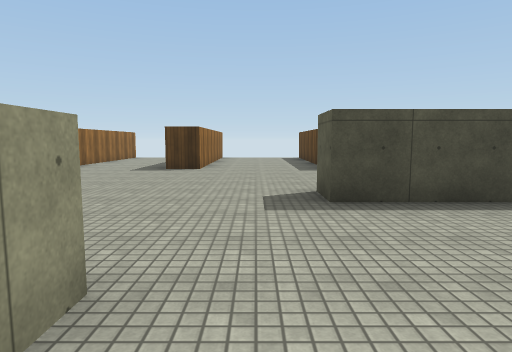
View 1 (above)

23 first-person views from a walk through a scene from a Unity 3-D project. The camera is 1.4 m above the floor, tilts 6° down and sees 75° across. The floor is counted in squares, 2 m on a side. Each view is taken from the middle of a square. On the plan, view 1 faces up. The plan holds only what a view shows up to about 10 squares ahead; the rest is blank. The place goes on beyond the plan. Surface patterns are stand-ins for the level's own textures.

View 2
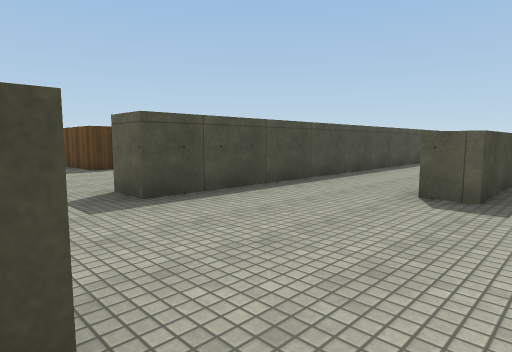

View 3
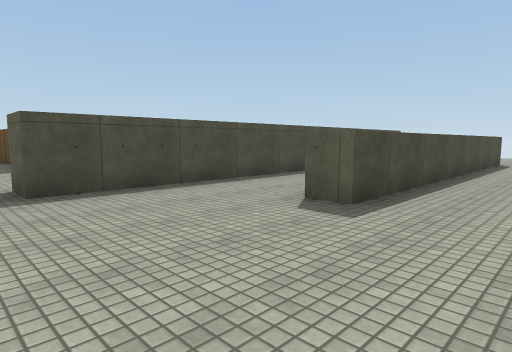

View 4
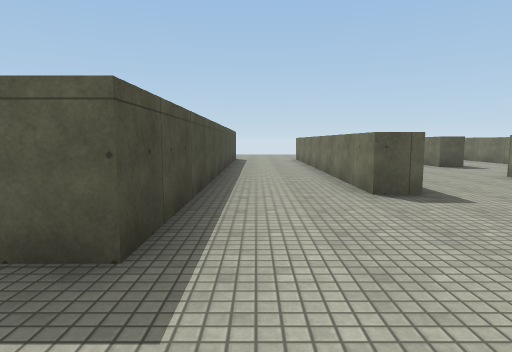

View 5
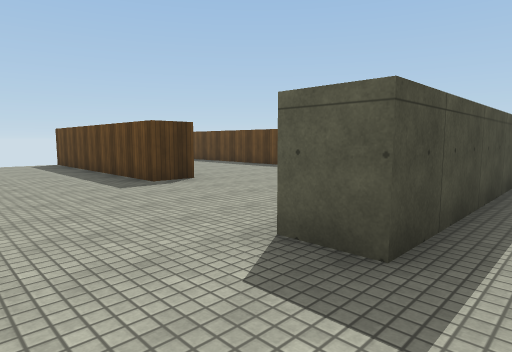

View 6
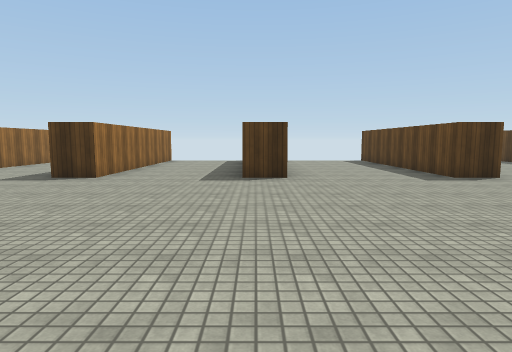

View 7
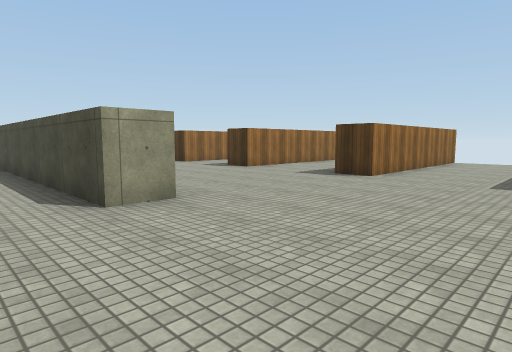

View 8
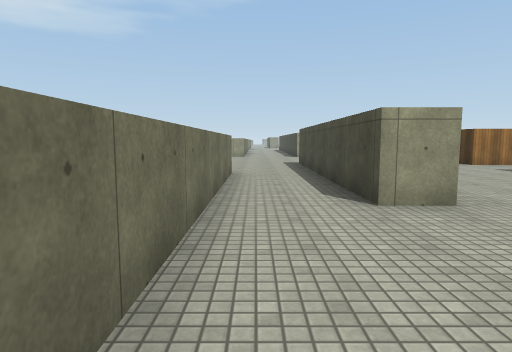

View 9
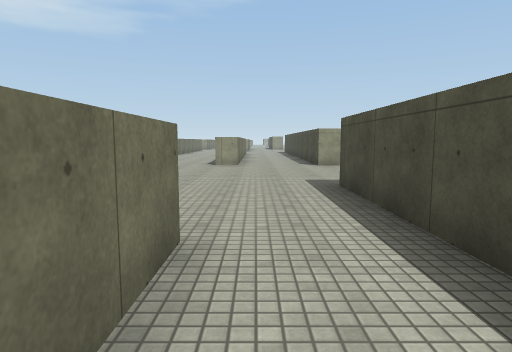

View 10
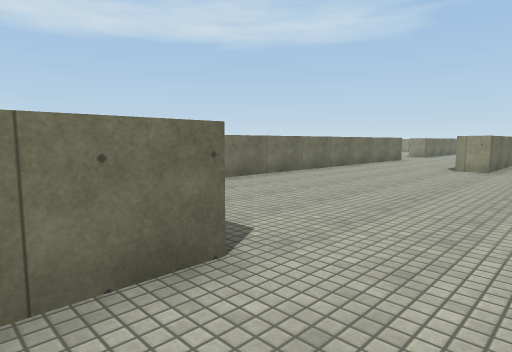

View 11
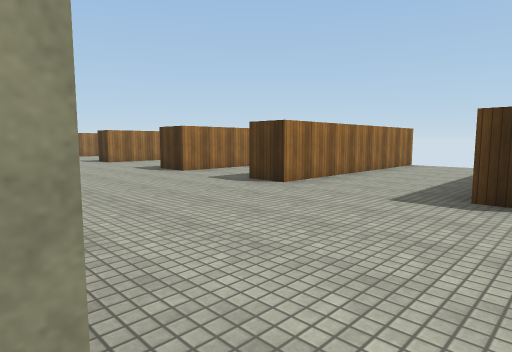

View 12
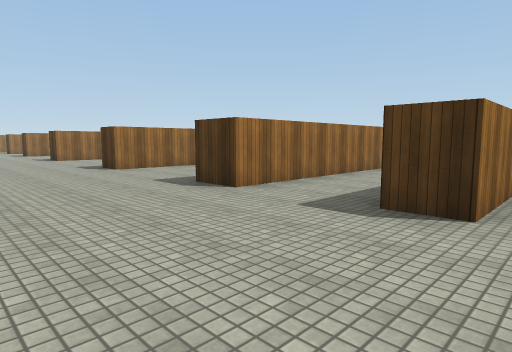

View 13
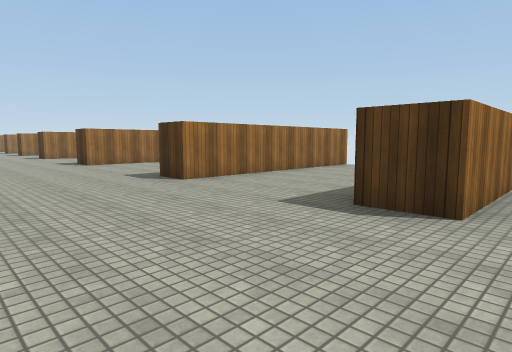

View 14
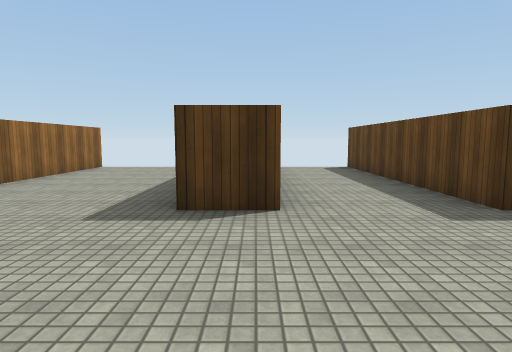

View 15
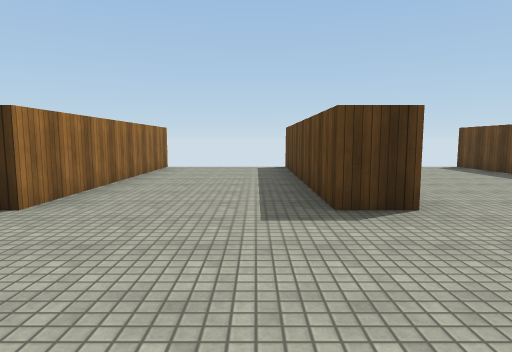

View 16
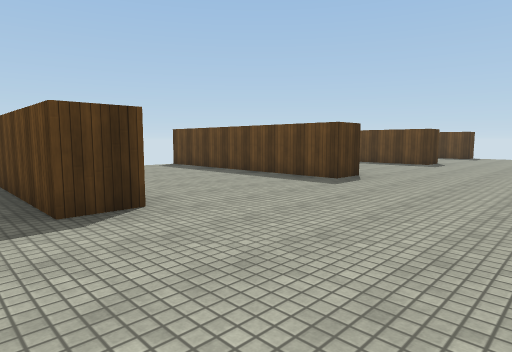

View 17
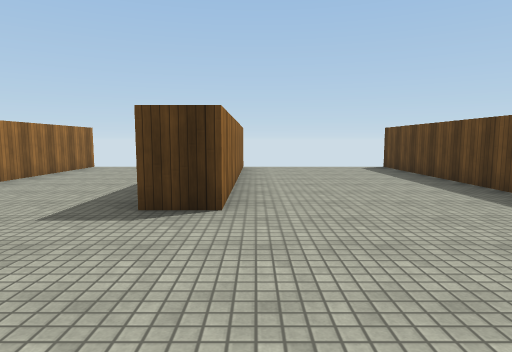

View 18
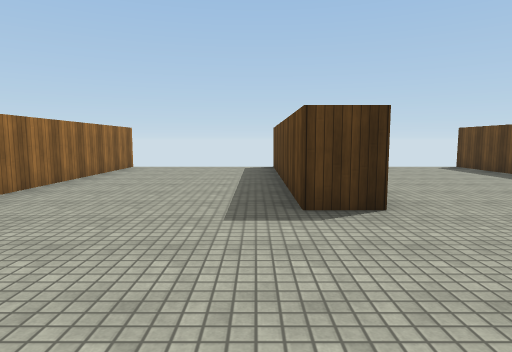

View 19
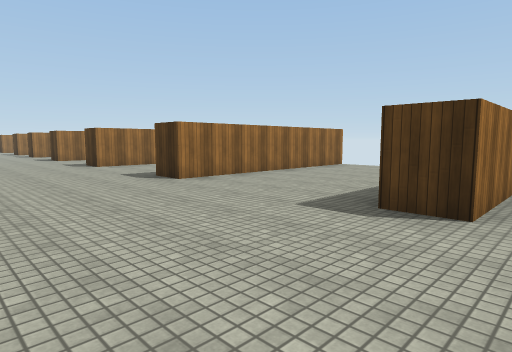

View 20
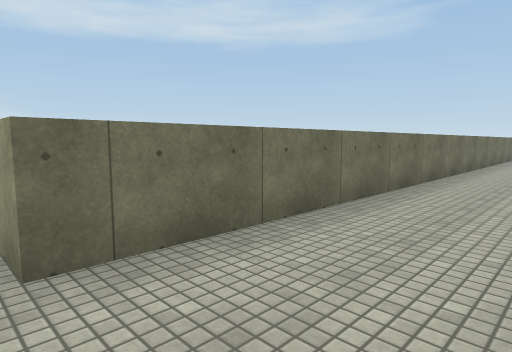

View 21
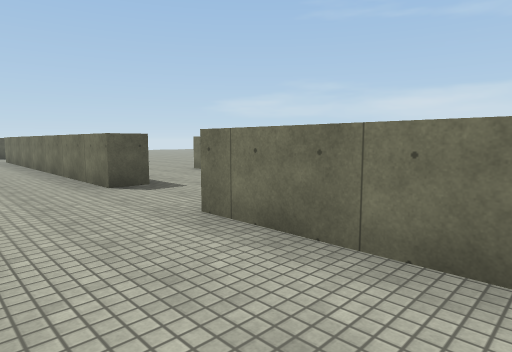

View 22
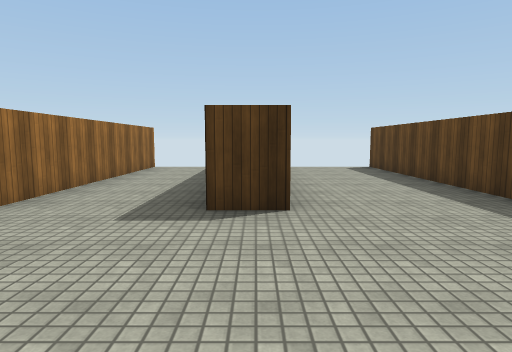

View 23
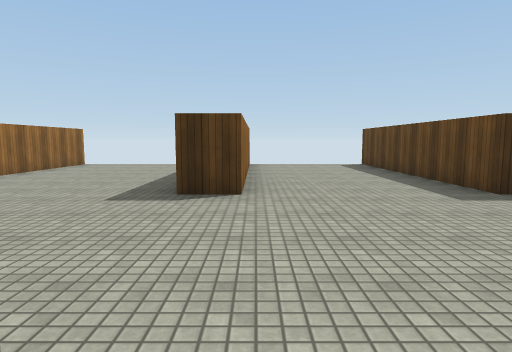

### Floor plan
Points are (right, up) in squares from view 1. A wall is a line through its corners. A room is listed if a view was taken in it or the views show most of it. See-through windows are left out.
Room 1 (views 1, 3)
walls: (5.5, 0.8) (3.3, 0.8) (3.3, 1.5) (8.5, 1.5); (-0.8, 1.5) (-0.8, 0.9); (-0.5, -1.9) (5.6, -1.9); (8.5, 3.8) (0.9, 3.8)
ways out: opening at (-1.5, -0.5) to room 2; opening at (0, 2.5) to room 3; opening at (4.5, -0.5)
Room 2 (view 2)
walls: (-3, -2.6) (-3, -1.9) (-0.5, -1.9); (-5.3, -1.9) (-5.3, -2.5)
ways out: opening at (-1.5, -0.5) to room 1; opening at (-5.5, -0.5) to room 3
Room 3 (views 4, 5, 6, 7, 8, 9, 10, 11, 12, 13, 14, 15, 16, 17, 18, 19, 20, 21, 22, 23)
walls: (-5.9, 9) (-5.9, 14.1); (-5.6, 4.2) (-5.6, 3.3) (-12.2, 3.3); (-5, 13.2) (-5, 8.3) (-6, 8.3); (-9.4, 1.5) (-2.6, 1.5); (-8.6, 14.1) (-8.6, 8.3) (-9.5, 8.3) (-9.5, 14.1); (0.9, 3.8) (0.9, 4.6); (-1.4, 14.1) (-1.4, 8.3) (-2.2, 8.3); (-11.8, 14.1) (-11.8, 8.3) (-12.8, 8.3) (-12.8, 14.1); (-16.5, 4.6) (-16.5, 3.8) (-17, 3.8); (2.7, 14.1) (2.7, 8.3) (1.8, 8.3) (1.8, 14.1); (-16.2, 14.1) (-16.2, 8.3) (-17.1, 8.3); (-17.5, 1.5) (-16.7, 1.5) (-16.7, 0.8); (7.3, 10.2) (7.3, 8.3) (6.5, 8.3) (6.5, 14.1); (-17.4, -1.9) (-5.3, -1.9)
ways out: opening at (0, 2.5) to room 1; opening at (-5.5, -0.5) to room 2; gap at (2, 14)

Positions as (right, up) in squares from view 1, and headings:
1: (0, 0), facing up
2: (-1, 0), facing up-right
3: (0, -1), facing up-right
4: (-1, 3), facing right
5: (-1, 3), facing up-right
6: (-2, 2), facing up
7: (-2, 2), facing up-left
8: (-2, 2), facing left
9: (-7, 2), facing left
10: (-8, 3), facing down-left
11: (-5, 4), facing up-left
12: (-8, 5), facing up-left
13: (-11, 5), facing up-left
14: (-12, 5), facing up
15: (1, 5), facing up
16: (1, 5), facing up-right
17: (3, 5), facing up
18: (6, 5), facing up
19: (8, 5), facing up-left
20: (-5, 0), facing down-left
21: (-8, 0), facing down-right
22: (-9, 5), facing up
23: (-16, 4), facing up
